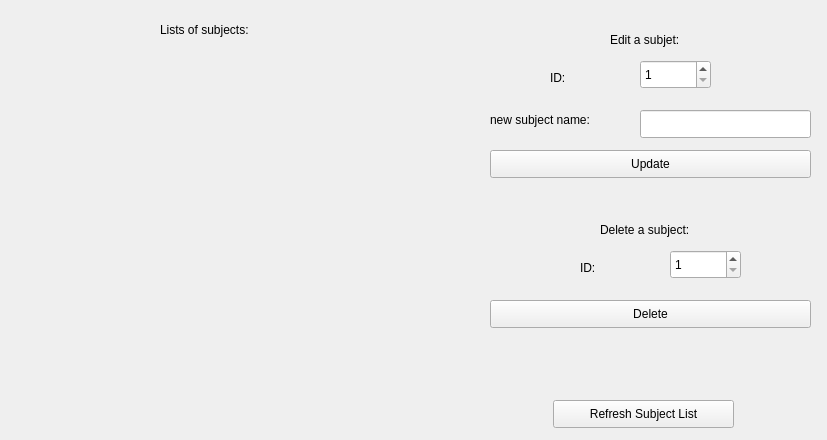
<?xml version="1.0" encoding="UTF-8"?>
<ui version="4.0">
 <class>subjects</class>
 <widget class="QWidget" name="subjects">
  <property name="geometry">
   <rect>
    <x>0</x>
    <y>0</y>
    <width>827</width>
    <height>440</height>
   </rect>
  </property>
  <property name="windowTitle">
   <string>delete/Edit a subject</string>
  </property>
  <property name="windowIcon">
   <iconset resource="resources.qrc">
    <normaloff>:/Resources/registro_icon.png</normaloff>:/Resources/registro_icon.png</iconset>
  </property>
  <widget class="QLabel" name="label">
   <property name="geometry">
    <rect>
     <x>160</x>
     <y>20</y>
     <width>121</width>
     <height>20</height>
    </rect>
   </property>
   <property name="text">
    <string>Lists of subjects:</string>
   </property>
  </widget>
  <widget class="QPlainTextEdit" name="txtSub">
   <property name="geometry">
    <rect>
     <x>20</x>
     <y>50</y>
     <width>401</width>
     <height>361</height>
    </rect>
   </property>
   <property name="styleSheet">
    <string notr="true">#txtSub {
	background-color: transparent;
	border: none;
	padding: 0;
	margin: 0;
}</string>
   </property>
   <property name="readOnly">
    <bool>true</bool>
   </property>
  </widget>
  <widget class="QLabel" name="label_2">
   <property name="geometry">
    <rect>
     <x>610</x>
     <y>30</y>
     <width>101</width>
     <height>20</height>
    </rect>
   </property>
   <property name="text">
    <string>Edit a subjet:</string>
   </property>
  </widget>
  <widget class="QSpinBox" name="spnIdUp">
   <property name="geometry">
    <rect>
     <x>640</x>
     <y>60</y>
     <width>71</width>
     <height>29</height>
    </rect>
   </property>
   <property name="minimum">
    <number>1</number>
   </property>
  </widget>
  <widget class="QLabel" name="label_3">
   <property name="geometry">
    <rect>
     <x>550</x>
     <y>70</y>
     <width>31</width>
     <height>16</height>
    </rect>
   </property>
   <property name="text">
    <string>ID:</string>
   </property>
  </widget>
  <widget class="QLabel" name="label_4">
   <property name="geometry">
    <rect>
     <x>490</x>
     <y>110</y>
     <width>121</width>
     <height>20</height>
    </rect>
   </property>
   <property name="text">
    <string>new subject name:</string>
   </property>
  </widget>
  <widget class="QLineEdit" name="lnNameUp">
   <property name="geometry">
    <rect>
     <x>640</x>
     <y>110</y>
     <width>171</width>
     <height>28</height>
    </rect>
   </property>
  </widget>
  <widget class="QPushButton" name="btnUpdate">
   <property name="geometry">
    <rect>
     <x>490</x>
     <y>150</y>
     <width>321</width>
     <height>28</height>
    </rect>
   </property>
   <property name="text">
    <string>Update</string>
   </property>
  </widget>
  <widget class="QLabel" name="label_5">
   <property name="geometry">
    <rect>
     <x>600</x>
     <y>220</y>
     <width>121</width>
     <height>20</height>
    </rect>
   </property>
   <property name="text">
    <string>Delete a subject:</string>
   </property>
  </widget>
  <widget class="QSpinBox" name="spnIdDel">
   <property name="geometry">
    <rect>
     <x>670</x>
     <y>250</y>
     <width>71</width>
     <height>29</height>
    </rect>
   </property>
   <property name="minimum">
    <number>1</number>
   </property>
  </widget>
  <widget class="QLabel" name="label_6">
   <property name="geometry">
    <rect>
     <x>580</x>
     <y>260</y>
     <width>31</width>
     <height>16</height>
    </rect>
   </property>
   <property name="text">
    <string>ID:</string>
   </property>
  </widget>
  <widget class="QPushButton" name="btnDel">
   <property name="geometry">
    <rect>
     <x>490</x>
     <y>300</y>
     <width>321</width>
     <height>28</height>
    </rect>
   </property>
   <property name="text">
    <string>Delete</string>
   </property>
  </widget>
  <widget class="QPushButton" name="btnRefresh">
   <property name="geometry">
    <rect>
     <x>553</x>
     <y>400</y>
     <width>181</width>
     <height>28</height>
    </rect>
   </property>
   <property name="text">
    <string>Refresh Subject List</string>
   </property>
  </widget>
 </widget>
 <resources>
  <include location="resources.qrc"/>
 </resources>
 <connections/>
</ui>
